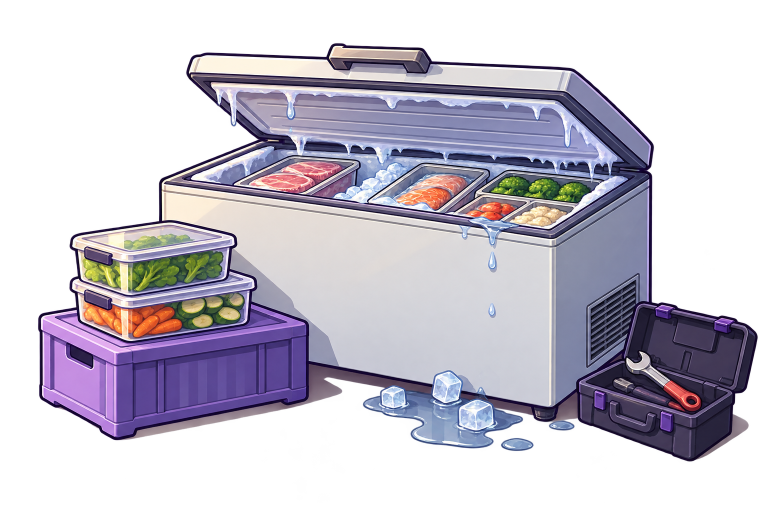
#> input picture art-source/editable/ART-32/generations/freezer_breakdown.png, 1536 x 1024 px (shown at 1/2 size)
$ python -i produce_art32.py   (imports and definitions only)
#> lines starting #> are read from the running program, lines starting #| are printed output that depends on the picture
#> further down, picture is the input picture: PIL image 1536x1024 RGBA; mean R, G, B, A 95.2, 88.9, 106.8, 131.1
"""ART-32 technical export/QA only; illustration pixels and alpha come from ImageGen.

No repainting, segmentation, alpha cleanup, recoloring, scene integration or gameplay edits.
"""
from pathlib import Path
import argparse
import hashlib
import json
import subprocess
import sys
import uuid
from PIL import Image, ImageCms, ImageDraw, ImageOps

ROOT = Path(__file__).resolve().parents[3]
TID = 'ART-32'
BASE = '1eb2c054479f42f1c13caea09075bc4234168bb4'
PROMPTS = 'docs/art/prompts/ART-32.json'
PREVIEWS = 'art-source/previews/ART-32'
SOURCE = 'art-source/editable/ART-32/produce_art32.py'


def read(p):
    return json.loads((ROOT / p).read_text(encoding='utf-8'))


# [4 lines left out: function write, not called in this run]


def sha(p):
    return hashlib.sha256((ROOT / p).read_bytes()).hexdigest()


# [27 lines left out: functions run, prerequisites, not called in this run]


def alpha_metrics(im):
    a = im.getchannel('A')
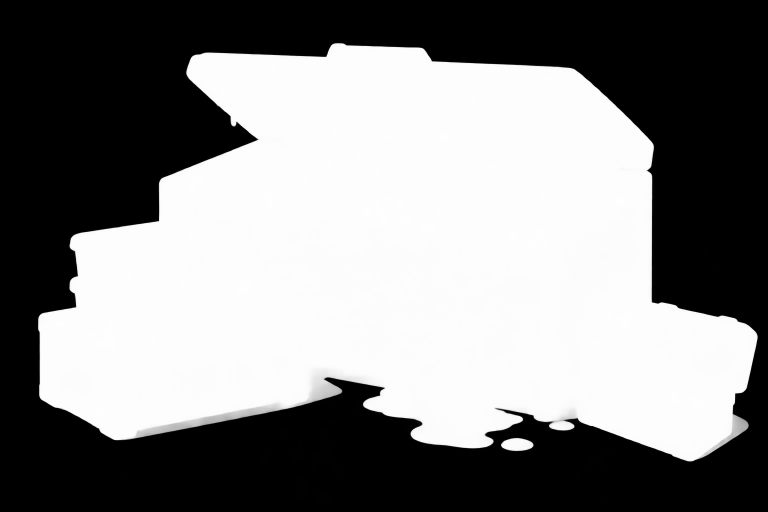
#> a: PIL image 1536x1024 L (shown at 1/2 size); min 0, max 254, mean 131.1
    hist = a.histogram()
#> hist = 256 values, max 727500 at index 0, min 0 at index 255, mean 6144
    edge = max(a.crop((0, 0, im.width, 1)).getextrema()[1], a.crop((0, im.height-1, im.width, im.height)).getextrema()[1], a.crop((0, 0, 1, im.height)).getextrema()[1], a.crop((im.width-1, 0, im.width, im.height)).getextrema()[1])
#> edge = 1
    return {'alpha_extrema': list(a.getextrema()), 'alpha_bbox_ltrb_px': list(a.getbbox()), 'visible_bbox_alpha128_ltrb_px': list(a.point(lambda x: 255 if x >= 128 else 0).getbbox()), 'transparent_fraction': hist[0] / (im.width*im.height), 'opaque_fraction': hist[255] / (im.width*im.height), 'outer_edge_alpha_max': edge}


# [109 lines left out: functions ensure_meta, export, previews, validate, not called in this run]


# [5 lines not run here, left out]

>>> from PIL import Image
>>> picture = Image.open('generations/freezer_breakdown.png')
>>> result = alpha_metrics(picture)
#> result = {'alpha_extrema': [0, 254], 'alpha_bbox_ltrb_px': [0, 29, 1518, 1024], 'visible_bbox_alpha128_ltrb_px': [76, 87, 1515, 923], 'transparent_fraction': 0.463, 'opaque_fraction': 0, 'outer_edge_alpha_max': 1}
